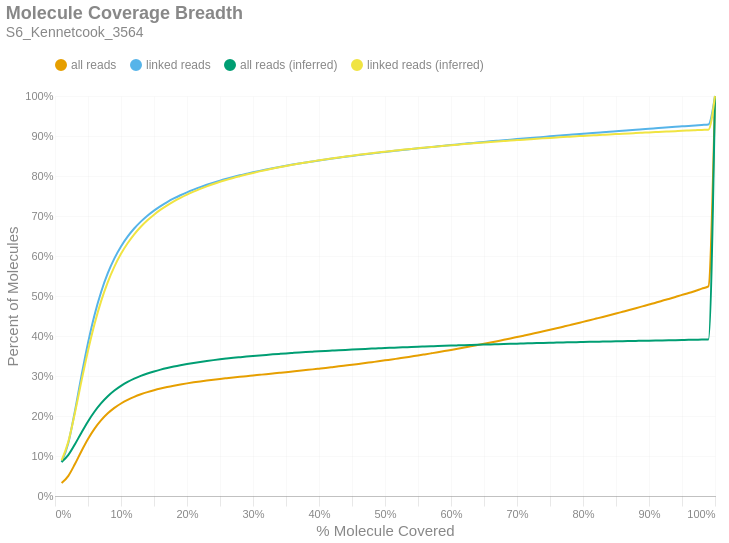

Notebook code cell kept with this figure:
### Markdown cell above
### Molecule Read Coverage
This chart shows molecule coverage breadth as computed by the number of bases aligned to that molecule. In other words, "*how much of each unique long molecule is actually sequenced/aligned?*" Keep in mind there is a distinction between sequences and alignments, since some sequences belonging to a particular molecule may not align well and wouldn't appear in the alignment data. This chart also shows molecule coverage breadth as computed by the *inferred fragment* from which the aligned sequences originate. Unlike read coverage, this calculation takes into account the total insert size, including unsequenced gaps between the forward and reverse reads. Like the previous figures, these are cumulative percents.

### Code cell
if SKIPLR:
    print_html(f"Skipped")
else:
    binned_df = consolidated_hist(valids['coverage_bp'], mask, 0.01, True)
    binned_df_inf = consolidated_hist(valids['coverage_inserts'], mask, 0.01, True)
    binned_df = binned_df.with_columns(pl.lit(binned_df_inf['all reads (cumsum)']).alias('all reads (inferred)'))
    binned_df = binned_df.with_columns(pl.lit(binned_df_inf['linked reads (cumsum)']).alias('linked reads (inferred)'))
    binned_df = binned_df.with_columns(
        (pl.col('bin').cast(pl.Float64) + 0.01).alias('right_edge')
    )

    with SafeRender(binned_df):
        (
            density_plot(binned_df, 'Molecule Coverage Breadth', samplename, 'molcov', ['all reads (inferred)','linked reads (inferred)'])
            .encode(
                #x=alt.X('bin:Q', title="% Molecule Covered").axis(format = '%').scale(padding=0),
                x=alt.X('right_edge:Q', title="% Molecule Covered").axis(format='%').scale(padding=0),
                y=alt.Y('value:Q', title='Percent of Molecules')
                    .axis(format='%')
                    .stack(False)
                    .scale(domainMin=0, padding=0),
                color=alt.Color("key:N").scale(domain = ["all reads", "linked reads", "all reads (inferred)", "linked reads (inferred)"]),
                tooltip = [
                    alt.Tooltip("key:N", title = "Data Type"),
                    alt.Tooltip("range_label:N", title="% Molecule Covered"),
                    alt.Tooltip("value:Q", format = ".2%", title="% Molecules")
                ]
            )
        ).display()

### Figure 1 — Vega-Lite specification as saved in the notebook (floating-point values rounded to 4 significant figures)
{"width": "container", "height": 400, "config": {"title": {"anchor": "start", "dy": -15, "fontSize": 18, "color": "#888888", "subtitleColor": "#888888", "subtitleFontSize": 14}, "arc": {"fill": "#0072B2"}, "axis": {"domainColor": "#888888", "domainWidth": 0.5, "gridWidth": 0.2, "grid": false, "titleFontWeight": 400, "titleFontSize": 15, "labelFontSize": 11, "labelColor": "#888888", "tickColor": "#888888", "tickWidth": 0.2, "titleColor": "#888888"}, "axisBand": {"grid": false}, "axisX": {"grid": true, "tickSize": 10, "domainCap": "round"}, "axisY": {"domain": false, "grid": true, "tickSize": 0, "domainCap": "round"}, "background": "transparent", "header": {"labelFontSize": 15, "labelColor": "#888888", "titleFontSize": 15, "titleFontWeight": 600, "titleColor": "#888888"}, "legend": {"labelFont": "sans-serif", "labelFontSize": 12, "labelColor": "#888888", "symbolSize": 100, "symbolType": "circle", "titleFontSize": 12, "titlePadding": 10, "titleColor": "#888888", "title": null, "orient": "top"}, "range": {"category": ["#E69F00", "#56B4E9", "#009E73", "#F0E442", "#0072B2", "#D55E00", "#CC79A7", "#000000"], "diverging": ["#cfe8f3", "#a2d4ec", "#73bfe2", "#46abdb", "#1696d2", "#12719e"]}, "area": {"fill": "#0072B2", "fillOpacity": 0.7, "line": true, "strokeOpacity": 0.7}, "line": {"color": "#0072B2", "stroke": "#0072B2", "strokeWidth": 2}, "trail": {"color": "#0072B2", "stroke": "#0072B2", "strokeWidth": 0, "size": 1}, "point": {"filled": true, "fillOpacity": 1.0, "size": 95}, "text": {"color": "#888888", "fontSize": 11, "align": "right", "fontWeight": 400, "size": 11}, "bar": {"fill": "#0072B2", "stroke": null}, "view": {"stroke": null, "continuousWidth": 660, "continuousHeight": 400}}, "data": {"name": "data-18d4ee564b098c9864e5c220af043af6"}, "mark": {"type": "line", "interpolate": "monotone", "point": {"opacity": 0, "size": 275}}, "encoding": {"color": {"field": "key", "scale": {"domain": ["all reads", "linked reads", "all reads (inferred)", "linked reads (inferred)"]}, "type": "nominal"}, "tooltip": [{"field": "key", "title": "Data Type", "type": "nominal"}, {"field": "range_label", "title": "% Molecule Covered", "type": "nominal"}, {"field": "value", "format": ".2%", "title": "% Molecules", "type": "quantitative"}], "x": {"axis": {"format": "%"}, "field": "right_edge", "scale": {"padding": 0}, "title": "% Molecule Covered", "type": "quantitative"}, "y": {"axis": {"format": "%"}, "field": "value", "scale": {"domainMin": 0, "padding": 0}, "stack": false, "title": "Percent of Molecules", "type": "quantitative"}}, "params": [{"name": "param_c36ac31b6afebe62", "select": {"type": "point", "fields": ["key"]}, "bind": "legend"}], "title": {"text": "Molecule Coverage Breadth", "subtitle": "S6_Kennetcook_3564"}, "transform": [{"fold": ["all reads (cumsum)", "linked reads (cumsum)", "all reads (inferred)", "linked reads (inferred)"]}, {"calculate": "replace(datum.key, ' (cumsum)', '')", "as": "key"}, {"filter": {"param": "param_c36ac31b6afebe62"}}], "usermeta": {"embedOptions": {"downloadFileName": "S6_Kennetcook_3564.molcov"}}, "$schema": "https://vega.github.io/schema/vega-lite/v6.1.0.json", "datasets": {"data-18d4ee564b098c9864e5c220af043af6": [{"bin": "0.0", "interval": "0.0-0.01", "all reads": 0.03224, "linked reads": 0.08454, "all reads (cumsum)": 0.03224, "linked reads (cumsum)": 0.08454, "range_label": "0.0-0.01", "all reads (inferred)": 0.08511, "linked reads (inferred)": 0.08904, "right_edge": 0.01}, {"bin": "0.01", "interval": "0.01-0.02", "all reads": 0.01751, "linked reads": 0.04675, "all reads (cumsum)": 0.04976, "linked reads (cumsum)": 0.1313, "range_label": "0.01-0.02", "all reads (inferred)": 0.1022, "linked reads (inferred)": 0.1347, "right_edge": 0.02}, {"bin": "0.02", "interval": "0.02-0.03", "all reads": 0.02946, "linked reads": 0.0796, "all reads (cumsum)": 0.07922, "linked reads (cumsum)": 0.2109, "range_label": "0.02-0.03", "all reads (inferred)": 0.1288, "linked reads (inferred)": 0.2065, "right_edge": 0.03}, {"bin": "0.03", "interval": "0.03-0.04", "all reads": 0.03277, "linked reads": 0.08889, "all reads (cumsum)": 0.112, "linked reads (cumsum)": 0.2998, "range_label": "0.03-0.04", "all reads (inferred)": 0.1583, "linked reads (inferred)": 0.2867, "right_edge": 0.04}, {"bin": "0.04", "interval": "0.04-0.05", "all reads": 0.03051, "linked reads": 0.08294, "all reads (cumsum)": 0.1425, "linked reads (cumsum)": 0.3827, "range_label": "0.04-0.05", "all reads (inferred)": 0.1864, "linked reads (inferred)": 0.3632, "right_edge": 0.05}, {"bin": "0.05", "interval": "0.05-0.06", "all reads": 0.02602, "linked reads": 0.0707, "all reads (cumsum)": 0.1685, "linked reads (cumsum)": 0.4534, "range_label": "0.05-0.06", "all reads (inferred)": 0.2112, "linked reads (inferred)": 0.4308, "right_edge": 0.06}, {"bin": "0.06", "interval": "0.06-0.07", "all reads": 0.02108, "linked reads": 0.05729, "all reads (cumsum)": 0.1896, "linked reads (cumsum)": 0.5107, "range_label": "0.06-0.07", "all reads (inferred)": 0.2322, "linked reads (inferred)": 0.4878, "right_edge": 0.07}, {"bin": "0.07", "interval": "0.07-0.08", "all reads": 0.01703, "linked reads": 0.04631, "all reads (cumsum)": 0.2066, "linked reads (cumsum)": 0.557, "range_label": "0.07-0.08", "all reads (inferred)": 0.2494, "linked reads (inferred)": 0.5347, "right_edge": 0.08}, {"bin": "0.08", "interval": "0.08-0.09", "all reads": 0.01363, "linked reads": 0.037, "all reads (cumsum)": 0.2203, "linked reads (cumsum)": 0.594, "range_label": "0.08-0.09", "all reads (inferred)": 0.2637, "linked reads (inferred)": 0.5736, "right_edge": 0.09}, {"bin": "0.09", "interval": "0.09-0.1", "all reads": 0.01104, "linked reads": 0.02992, "all reads (cumsum)": 0.2313, "linked reads (cumsum)": 0.6239, "range_label": "0.09-0.1", "all reads (inferred)": 0.2754, "linked reads (inferred)": 0.6054, "right_edge": 0.1}, {"bin": "0.1", "interval": "0.1-0.11", "all reads": 0.009033, "linked reads": 0.02446, "all reads (cumsum)": 0.2403, "linked reads (cumsum)": 0.6484, "range_label": "0.1-0.11", "all reads (inferred)": 0.2851, "linked reads (inferred)": 0.6318, "right_edge": 0.11}, {"bin": "0.11", "interval": "0.11-0.12", "all reads": 0.007509, "linked reads": 0.02029, "all reads (cumsum)": 0.2478, "linked reads (cumsum)": 0.6687, "range_label": "0.11-0.12", "all reads (inferred)": 0.2933, "linked reads (inferred)": 0.6542, "right_edge": 0.12}, {"bin": "0.12", "interval": "0.12-0.13", "all reads": 0.006378, "linked reads": 0.01722, "all reads (cumsum)": 0.2542, "linked reads (cumsum)": 0.6859, "range_label": "0.12-0.13", "all reads (inferred)": 0.3002, "linked reads (inferred)": 0.6731, "right_edge": 0.13}, {"bin": "0.13", "interval": "0.13-0.14", "all reads": 0.005501, "linked reads": 0.01486, "all reads (cumsum)": 0.2597, "linked reads (cumsum)": 0.7008, "range_label": "0.13-0.14", "all reads (inferred)": 0.3062, "linked reads (inferred)": 0.6892, "right_edge": 0.14}, {"bin": "0.14", "interval": "0.14-0.15", "all reads": 0.00475, "linked reads": 0.01278, "all reads (cumsum)": 0.2645, "linked reads (cumsum)": 0.7136, "range_label": "0.14-0.15", "all reads (inferred)": 0.3114, "linked reads (inferred)": 0.7033, "right_edge": 0.15}, {"bin": "0.15", "interval": "0.15-0.16", "all reads": 0.004206, "linked reads": 0.01128, "all reads (cumsum)": 0.2687, "linked reads (cumsum)": 0.7248, "range_label": "0.15-0.16", "all reads (inferred)": 0.316, "linked reads (inferred)": 0.7158, "right_edge": 0.16}, {"bin": "0.16", "interval": "0.16-0.17", "all reads": 0.003742, "linked reads": 0.01003, "all reads (cumsum)": 0.2724, "linked reads (cumsum)": 0.7349, "range_label": "0.16-0.17", "all reads (inferred)": 0.3201, "linked reads (inferred)": 0.7268, "right_edge": 0.17}, {"bin": "0.17", "interval": "0.17-0.18", "all reads": 0.00334, "linked reads": 0.008929, "all reads (cumsum)": 0.2758, "linked reads (cumsum)": 0.7438, "range_label": "0.17-0.18", "all reads (inferred)": 0.3237, "linked reads (inferred)": 0.7367, "right_edge": 0.18}, {"bin": "0.18", "interval": "0.18-0.19", "all reads": 0.003028, "linked reads": 0.008037, "all reads (cumsum)": 0.2788, "linked reads (cumsum)": 0.7518, "range_label": "0.18-0.19", "all reads (inferred)": 0.327, "linked reads (inferred)": 0.7456, "right_edge": 0.19}, {"bin": "0.19", "interval": "0.19-0.2", "all reads": 0.002771, "linked reads": 0.007358, "all reads (cumsum)": 0.2816, "linked reads (cumsum)": 0.7592, "range_label": "0.19-0.2", "all reads (inferred)": 0.33, "linked reads (inferred)": 0.7536, "right_edge": 0.2}, {"bin": "0.2", "interval": "0.2-0.21", "all reads": 0.002557, "linked reads": 0.006754, "all reads (cumsum)": 0.2841, "linked reads (cumsum)": 0.766, "range_label": "0.2-0.21", "all reads (inferred)": 0.3327, "linked reads (inferred)": 0.761, "right_edge": 0.21}, {"bin": "0.21", "interval": "0.21-0.22", "all reads": 0.00237, "linked reads": 0.006225, "all reads (cumsum)": 0.2865, "linked reads (cumsum)": 0.7722, "range_label": "0.21-0.22", "all reads (inferred)": 0.3352, "linked reads (inferred)": 0.7678, "right_edge": 0.22}, {"bin": "0.22", "interval": "0.22-0.23", "all reads": 0.002237, "linked reads": 0.005821, "all reads (cumsum)": 0.2887, "linked reads (cumsum)": 0.778, "range_label": "0.22-0.23", "all reads (inferred)": 0.3375, "linked reads (inferred)": 0.7741, "right_edge": 0.23}, {"bin": "0.23", "interval": "0.23-0.24", "all reads": 0.00209, "linked reads": 0.005423, "all reads (cumsum)": 0.2908, "linked reads (cumsum)": 0.7834, "range_label": "0.23-0.24", "all reads (inferred)": 0.3397, "linked reads (inferred)": 0.7799, "right_edge": 0.24}, {"bin": "0.24", "interval": "0.24-0.25", "all reads": 0.001943, "linked reads": 0.004996, "all reads (cumsum)": 0.2928, "linked reads (cumsum)": 0.7884, "range_label": "0.24-0.25", "all reads (inferred)": 0.3417, "linked reads (inferred)": 0.7854, "right_edge": 0.25}, {"bin": "0.25", "interval": "0.25-0.26", "all reads": 0.001808, "linked reads": 0.004619, "all reads (cumsum)": 0.2946, "linked reads (cumsum)": 0.793, "range_label": "0.25-0.26", "all reads (inferred)": 0.3436, "linked reads (inferred)": 0.7904, "right_edge": 0.26}, {"bin": "0.26", "interval": "0.26-0.27", "all reads": 0.001766, "linked reads": 0.004436, "all reads (cumsum)": 0.2963, "linked reads (cumsum)": 0.7975, "range_label": "0.26-0.27", "all reads (inferred)": 0.3453, "linked reads (inferred)": 0.7951, "right_edge": 0.27}, {"bin": "0.27", "interval": "0.27-0.28", "all reads": 0.001709, "linked reads": 0.004208, "all reads (cumsum)": 0.298, "linked reads (cumsum)": 0.8017, "range_label": "0.27-0.28", "all reads (inferred)": 0.347, "linked reads (inferred)": 0.7995, "right_edge": 0.28}, {"bin": "0.28", "interval": "0.28-0.29", "all reads": 0.001618, "linked reads": 0.003841, "all reads (cumsum)": 0.2997, "linked reads (cumsum)": 0.8055, "range_label": "0.28-0.29", "all reads (inferred)": 0.3485, "linked reads (inferred)": 0.8037, "right_edge": 0.29}, {"bin": "0.29", "interval": "0.29-0.3", "all reads": 0.001661, "linked reads": 0.003764, "all reads (cumsum)": 0.3013, "linked reads (cumsum)": 0.8093, "range_label": "0.29-0.3", "all reads (inferred)": 0.35, "linked reads (inferred)": 0.8077, "right_edge": 0.3}, {"bin": "0.3", "interval": "0.3-0.31", "all reads": 0.001646, "linked reads": 0.003567, "all reads (cumsum)": 0.303, "linked reads (cumsum)": 0.8129, "range_label": "0.3-0.31", "all reads (inferred)": 0.3514, "linked reads (inferred)": 0.8115, "right_edge": 0.31}, {"bin": "0.31", "interval": "0.31-0.32", "all reads": 0.001648, "linked reads": 0.003392, "all reads (cumsum)": 0.3046, "linked reads (cumsum)": 0.8162, "range_label": "0.31-0.32", "all reads (inferred)": 0.3528, "linked reads (inferred)": 0.8151, "right_edge": 0.32}, {"bin": "0.32", "interval": "0.32-0.33", "all reads": 0.001673, "linked reads": 0.00328, "all reads (cumsum)": 0.3063, "linked reads (cumsum)": 0.8195, "range_label": "0.32-0.33", "all reads (inferred)": 0.3541, "linked reads (inferred)": 0.8186, "right_edge": 0.33}, {"bin": "0.33", "interval": "0.33-0.34", "all reads": 0.001674, "linked reads": 0.003127, "all reads (cumsum)": 0.308, "linked reads (cumsum)": 0.8227, "range_label": "0.33-0.34", "all reads (inferred)": 0.3553, "linked reads (inferred)": 0.8219, "right_edge": 0.34}, {"bin": "0.34", "interval": "0.34-0.35", "all reads": 0.001684, "linked reads": 0.003002, "all reads (cumsum)": 0.3096, "linked reads (cumsum)": 0.8257, "range_label": "0.34-0.35", "all reads (inferred)": 0.3565, "linked reads (inferred)": 0.8251, "right_edge": 0.35}, {"bin": "0.35", "interval": "0.35-0.36", "all reads": 0.001716, "linked reads": 0.002894, "all reads (cumsum)": 0.3114, "linked reads (cumsum)": 0.8285, "range_label": "0.35-0.36", "all reads (inferred)": 0.3576, "linked reads (inferred)": 0.8281, "right_edge": 0.36}, {"bin": "0.36", "interval": "0.36-0.37", "all reads": 0.001718, "linked reads": 0.002741, "all reads (cumsum)": 0.3131, "linked reads (cumsum)": 0.8313, "range_label": "0.36-0.37", "all reads (inferred)": 0.3587, "linked reads (inferred)": 0.831, "right_edge": 0.37}, {"bin": "0.37", "interval": "0.37-0.38", "all reads": 0.001739, "linked reads": 0.002649, "all reads (cumsum)": 0.3148, "linked reads (cumsum)": 0.8339, "range_label": "0.37-0.38", "all reads (inferred)": 0.3598, "linked reads (inferred)": 0.8339, "right_edge": 0.38}, {"bin": "0.38", "interval": "0.38-0.39", "all reads": 0.00174, "linked reads": 0.002479, "all reads (cumsum)": 0.3166, "linked reads (cumsum)": 0.8364, "range_label": "0.38-0.39", "all reads (inferred)": 0.3608, "linked reads (inferred)": 0.8365, "right_edge": 0.39}, {"bin": "0.39", "interval": "0.39-0.4", "all reads": 0.001818, "linked reads": 0.002469, "all reads (cumsum)": 0.3184, "linked reads (cumsum)": 0.8389, "range_label": "0.39-0.4", "all reads (inferred)": 0.3617, "linked reads (inferred)": 0.8391, "right_edge": 0.4}, {"bin": "0.4", "interval": "0.4-0.41", "all reads": 0.001839, "linked reads": 0.002389, "all reads (cumsum)": 0.3202, "linked reads (cumsum)": 0.8413, "range_label": "0.4-0.41", "all reads (inferred)": 0.3627, "linked reads (inferred)": 0.8416, "right_edge": 0.41}, {"bin": "0.41", "interval": "0.41-0.42", "all reads": 0.001922, "linked reads": 0.002371, "all reads (cumsum)": 0.3221, "linked reads (cumsum)": 0.8436, "range_label": "0.41-0.42", "all reads (inferred)": 0.3636, "linked reads (inferred)": 0.844, "right_edge": 0.42}, {"bin": "0.42", "interval": "0.42-0.43", "all reads": 0.00195, "linked reads": 0.002249, "all reads (cumsum)": 0.3241, "linked reads (cumsum)": 0.8459, "range_label": "0.42-0.43", "all reads (inferred)": 0.3645, "linked reads (inferred)": 0.8464, "right_edge": 0.43}, {"bin": "0.43", "interval": "0.43-0.44", "all reads": 0.001996, "linked reads": 0.002259, "all reads (cumsum)": 0.3261, "linked reads (cumsum)": 0.8482, "range_label": "0.43-0.44", "all reads (inferred)": 0.3653, "linked reads (inferred)": 0.8486, "right_edge": 0.44}, {"bin": "0.44", "interval": "0.44-0.45", "all reads": 0.002006, "linked reads": 0.002063, "all reads (cumsum)": 0.3281, "linked reads (cumsum)": 0.8502, "range_label": "0.44-0.45", "all reads (inferred)": 0.3661, "linked reads (inferred)": 0.8508, "right_edge": 0.45}, {"bin": "0.45", "interval": "0.45-0.46", "all reads": 0.00213, "linked reads": 0.002145, "all reads (cumsum)": 0.3302, "linked reads (cumsum)": 0.8524, "range_label": "0.45-0.46", "all reads (inferred)": 0.3669, "linked reads (inferred)": 0.853, "right_edge": 0.46}, {"bin": "0.46", "interval": "0.46-0.47", "all reads": 0.002138, "linked reads": 0.002015, "all reads (cumsum)": 0.3324, "linked reads (cumsum)": 0.8544, "range_label": "0.46-0.47", "all reads (inferred)": 0.3677, "linked reads (inferred)": 0.855, "right_edge": 0.47}, {"bin": "0.47", "interval": "0.47-0.48", "all reads": 0.002182, "linked reads": 0.002007, "all reads (cumsum)": 0.3345, "linked reads (cumsum)": 0.8564, "range_label": "0.47-0.48", "all reads (inferred)": 0.3685, "linked reads (inferred)": 0.857, "right_edge": 0.48}, {"bin": "0.48", "interval": "0.48-0.49", "all reads": 0.002152, "linked reads": 0.001884, "all reads (cumsum)": 0.3367, "linked reads (cumsum)": 0.8583, "range_label": "0.48-0.49", "all reads (inferred)": 0.3692, "linked reads (inferred)": 0.8589, "right_edge": 0.49}, {"bin": "0.49", "interval": "0.49-0.5", "all reads": 0.002439, "linked reads": 0.001977, "all reads (cumsum)": 0.3391, "linked reads (cumsum)": 0.8602, "range_label": "0.49-0.5", "all reads (inferred)": 0.3699, "linked reads (inferred)": 0.8608, "right_edge": 0.5}, {"bin": "0.5", "interval": "0.5-0.51", "all reads": 0.002182, "linked reads": 0.001792, "all reads (cumsum)": 0.3413, "linked reads (cumsum)": 0.862, "range_label": "0.5-0.51", "all reads (inferred)": 0.3706, "linked reads (inferred)": 0.8626, "right_edge": 0.51}, {"bin": "0.51", "interval": "0.51-0.52", "all reads": 0.002476, "linked reads": 0.001885, "all reads (cumsum)": 0.3438, "linked reads (cumsum)": 0.8639, "range_label": "0.51-0.52", "all reads (inferred)": 0.3712, "linked reads (inferred)": 0.8644, "right_edge": 0.52}, {"bin": "0.52", "interval": "0.52-0.53", "all reads": 0.002422, "linked reads": 0.001742, "all reads (cumsum)": 0.3462, "linked reads (cumsum)": 0.8657, "range_label": "0.52-0.53", "all reads (inferred)": 0.3719, "linked reads (inferred)": 0.866, "right_edge": 0.53}, {"bin": "0.53", "interval": "0.53-0.54", "all reads": 0.002564, "linked reads": 0.001774, "all reads (cumsum)": 0.3488, "linked reads (cumsum)": 0.8674, "range_label": "0.53-0.54", "all reads (inferred)": 0.3725, "linked reads (inferred)": 0.8677, "right_edge": 0.54}, {"bin": "0.54", "interval": "0.54-0.55", "all reads": 0.002525, "linked reads": 0.001714, "all reads (cumsum)": 0.3513, "linked reads (cumsum)": 0.8692, "range_label": "0.54-0.55", "all reads (inferred)": 0.3731, "linked reads (inferred)": 0.8694, "right_edge": 0.55}, {"bin": "0.55", "interval": "0.55-0.56", "all reads": 0.002677, "linked reads": 0.001704, "all reads (cumsum)": 0.354, "linked reads (cumsum)": 0.8709, "range_label": "0.55-0.56", "all reads (inferred)": 0.3737, "linked reads (inferred)": 0.8709, "right_edge": 0.56}, {"bin": "0.56", "interval": "0.56-0.57", "all reads": 0.002725, "linked reads": 0.001705, "all reads (cumsum)": 0.3567, "linked reads (cumsum)": 0.8726, "range_label": "0.56-0.57", "all reads (inferred)": 0.3743, "linked reads (inferred)": 0.8725, "right_edge": 0.57}, {"bin": "0.57", "interval": "0.57-0.58", "all reads": 0.002748, "linked reads": 0.001595, "all reads (cumsum)": 0.3594, "linked reads (cumsum)": 0.8742, "range_label": "0.57-0.58", "all reads (inferred)": 0.3749, "linked reads (inferred)": 0.874, "right_edge": 0.58}, {"bin": "0.58", "interval": "0.58-0.59", "all reads": 0.002824, "linked reads": 0.001668, "all reads (cumsum)": 0.3623, "linked reads (cumsum)": 0.8758, "range_label": "0.58-0.59", "all reads (inferred)": 0.3755, "linked reads (inferred)": 0.8755, "right_edge": 0.59}, {"bin": "0.59", "interval": "0.59-0.6", "all reads": 0.002943, "linked reads": 0.001647, "all reads (cumsum)": 0.3652, "linked reads (cumsum)": 0.8775, "range_label": "0.59-0.6", "all reads (inferred)": 0.376, "linked reads (inferred)": 0.877, "right_edge": 0.6}, {"bin": "0.6", "interval": "0.6-0.61", "all reads": 0.002868, "linked reads": 0.001538, "all reads (cumsum)": 0.3681, "linked reads (cumsum)": 0.879, "range_label": "0.6-0.61", "all reads (inferred)": 0.3766, "linked reads (inferred)": 0.8784, "right_edge": 0.61}, {"bin": "0.61", "interval": "0.61-0.62", "all reads": 0.00309, "linked reads": 0.001601, "all reads (cumsum)": 0.3712, "linked reads (cumsum)": 0.8806, "range_label": "0.61-0.62", "all reads (inferred)": 0.3771, "linked reads (inferred)": 0.8798, "right_edge": 0.62}, {"bin": "0.62", "interval": "0.62-0.63", "all reads": 0.003047, "linked reads": 0.001531, "all reads (cumsum)": 0.3742, "linked reads (cumsum)": 0.8821, "range_label": "0.62-0.63", "all reads (inferred)": 0.3776, "linked reads (inferred)": 0.8811, "right_edge": 0.63}, {"bin": "0.63", "interval": "0.63-0.64", "all reads": 0.003133, "linked reads": 0.00154, "all reads (cumsum)": 0.3773, "linked reads (cumsum)": 0.8837, "range_label": "0.63-0.64", "all reads (inferred)": 0.3781, "linked reads (inferred)": 0.8824, "right_edge": 0.64}, {"bin": "0.64", "interval": "0.64-0.65", "all reads": 0.003168, "linked reads": 0.001515, "all reads (cumsum)": 0.3805, "linked reads (cumsum)": 0.8852, "range_label": "0.64-0.65", "all reads (inferred)": 0.3786, "linked reads (inferred)": 0.8837, "right_edge": 0.65}, {"bin": "0.65", "interval": "0.65-0.66", "all reads": 0.003315, "linked reads": 0.00147, "all reads (cumsum)": 0.3838, "linked reads (cumsum)": 0.8867, "range_label": "0.65-0.66", "all reads (inferred)": 0.3791, "linked reads (inferred)": 0.8849, "right_edge": 0.66}, {"bin": "0.66", "interval": "0.66-0.67", "all reads": 0.003286, "linked reads": 0.001435, "all reads (cumsum)": 0.3871, "linked reads (cumsum)": 0.8881, "range_label": "0.66-0.67", "all reads (inferred)": 0.3795, "linked reads (inferred)": 0.8862, "right_edge": 0.67}, {"bin": "0.67", "interval": "0.67-0.68", "all reads": 0.003391, "linked reads": 0.001422, "all reads (cumsum)": 0.3905, "linked reads (cumsum)": 0.8895, "range_label": "0.67-0.68", "all reads (inferred)": 0.38, "linked reads (inferred)": 0.8874, "right_edge": 0.68}, {"bin": "0.68", "interval": "0.68-0.69", "all reads": 0.003332, "linked reads": 0.001392, "all reads (cumsum)": 0.3938, "linked reads (cumsum)": 0.8909, "range_label": "0.68-0.69", "all reads (inferred)": 0.3805, "linked reads (inferred)": 0.8886, "right_edge": 0.69}, {"bin": "0.69", "interval": "0.69-0.7", "all reads": 0.0035, "linked reads": 0.001362, "all reads (cumsum)": 0.3973, "linked reads (cumsum)": 0.8923, "range_label": "0.69-0.7", "all reads (inferred)": 0.3809, "linked reads (inferred)": 0.8897, "right_edge": 0.7}, {"bin": "0.7", "interval": "0.7-0.71", "all reads": 0.003473, "linked reads": 0.001321, "all reads (cumsum)": 0.4008, "linked reads (cumsum)": 0.8936, "range_label": "0.7-0.71", "all reads (inferred)": 0.3813, "linked reads (inferred)": 0.8909, "right_edge": 0.71}, {"bin": "0.71", "interval": "0.71-0.72", "all reads": 0.003546, "linked reads": 0.001353, "all reads (cumsum)": 0.4044, "linked reads (cumsum)": 0.895, "range_label": "0.71-0.72", "all reads (inferred)": 0.3818, "linked reads (inferred)": 0.892, "right_edge": 0.72}, {"bin": "0.72", "interval": "0.72-0.73", "all reads": 0.003718, "linked reads": 0.001389, "all reads (cumsum)": 0.4081, "linked reads (cumsum)": 0.8963, "range_label": "0.72-0.73", "all reads (inferred)": 0.3822, "linked reads (inferred)": 0.8932, "right_edge": 0.73}, {"bin": "0.73", "interval": "0.73-0.74", "all reads": 0.003693, "linked reads": 0.001364, "all reads (cumsum)": 0.4118, "linked reads (cumsum)": 0.8977, "range_label": "0.73-0.74", "all reads (inferred)": 0.3826, "linked reads (inferred)": 0.8942, "right_edge": 0.74}, {"bin": "0.74", "interval": "0.74-0.75", "all reads": 0.003928, "linked reads": 0.001379, "all reads (cumsum)": 0.4157, "linked reads (cumsum)": 0.8991, "range_label": "0.74-0.75", "all reads (inferred)": 0.3831, "linked reads (inferred)": 0.8953, "right_edge": 0.75}, {"bin": "0.75", "interval": "0.75-0.76", "all reads": 0.00369, "linked reads": 0.001298, "all reads (cumsum)": 0.4194, "linked reads (cumsum)": 0.9004, "range_label": "0.75-0.76", "all reads (inferred)": 0.3834, "linked reads (inferred)": 0.8963, "right_edge": 0.76}, {"bin": "0.76", "interval": "0.76-0.77", "all reads": 0.003905, "linked reads": 0.001323, "all reads (cumsum)": 0.4233, "linked reads (cumsum)": 0.9017, "range_label": "0.76-0.77", "all reads (inferred)": 0.3839, "linked reads (inferred)": 0.8974, "right_edge": 0.77}, {"bin": "0.77", "interval": "0.77-0.78", "all reads": 0.003919, "linked reads": 0.001304, "all reads (cumsum)": 0.4272, "linked reads (cumsum)": 0.903, "range_label": "0.77-0.78", "all reads (inferred)": 0.3842, "linked reads (inferred)": 0.8983, "right_edge": 0.78}, {"bin": "0.78", "interval": "0.78-0.79", "all reads": 0.003978, "linked reads": 0.001289, "all reads (cumsum)": 0.4312, "linked reads (cumsum)": 0.9043, "range_label": "0.78-0.79", "all reads (inferred)": 0.3846, "linked reads (inferred)": 0.8993, "right_edge": 0.79}, {"bin": "0.79", "interval": "0.79-0.8", "all reads": 0.004192, "linked reads": 0.001355, "all reads (cumsum)": 0.4354, "linked reads (cumsum)": 0.9057, "range_label": "0.79-0.8", "all reads (inferred)": 0.385, "linked reads (inferred)": 0.9003, "right_edge": 0.8}, {"bin": "0.8", "interval": "0.8-0.81", "all reads": 0.003965, "linked reads": 0.001264, "all reads (cumsum)": 0.4393, "linked reads (cumsum)": 0.9069, "range_label": "0.8-0.81", "all reads (inferred)": 0.3853, "linked reads (inferred)": 0.9012, "right_edge": 0.81}, {"bin": "0.81", "interval": "0.81-0.82", "all reads": 0.004172, "linked reads": 0.001314, "all reads (cumsum)": 0.4435, "linked reads (cumsum)": 0.9082, "range_label": "0.81-0.82", "all reads (inferred)": 0.3857, "linked reads (inferred)": 0.9021, "right_edge": 0.82}, {"bin": "0.82", "interval": "0.82-0.83", "all reads": 0.004177, "linked reads": 0.001224, "all reads (cumsum)": 0.4477, "linked reads (cumsum)": 0.9095, "range_label": "0.82-0.83", "all reads (inferred)": 0.386, "linked reads (inferred)": 0.903, "right_edge": 0.83}, {"bin": "0.83", "interval": "0.83-0.84", "all reads": 0.004206, "linked reads": 0.001232, "all reads (cumsum)": 0.4519, "linked reads (cumsum)": 0.9107, "range_label": "0.83-0.84", "all reads (inferred)": 0.3864, "linked reads (inferred)": 0.9039, "right_edge": 0.84}, {"bin": "0.84", "interval": "0.84-0.85", "all reads": 0.004257, "linked reads": 0.001242, "all reads (cumsum)": 0.4562, "linked reads (cumsum)": 0.9119, "range_label": "0.84-0.85", "all reads (inferred)": 0.3867, "linked reads (inferred)": 0.9047, "right_edge": 0.85}, {"bin": "0.85", "interval": "0.85-0.86", "all reads": 0.004405, "linked reads": 0.00123, "all reads (cumsum)": 0.4606, "linked reads (cumsum)": 0.9132, "range_label": "0.85-0.86", "all reads (inferred)": 0.3871, "linked reads (inferred)": 0.9056, "right_edge": 0.86}, {"bin": "0.86", "interval": "0.86-0.87", "all reads": 0.004405, "linked reads": 0.001273, "all reads (cumsum)": 0.465, "linked reads (cumsum)": 0.9144, "range_label": "0.86-0.87", "all reads (inferred)": 0.3874, "linked reads (inferred)": 0.9065, "right_edge": 0.87}, {"bin": "0.87", "interval": "0.87-0.88", "all reads": 0.004521, "linked reads": 0.001247, "all reads (cumsum)": 0.4695, "linked reads (cumsum)": 0.9157, "range_label": "0.87-0.88", "all reads (inferred)": 0.3877, "linked reads (inferred)": 0.9073, "right_edge": 0.88}, {"bin": "0.88", "interval": "0.88-0.89", "all reads": 0.004601, "linked reads": 0.001214, "all reads (cumsum)": 0.4741, "linked reads (cumsum)": 0.9169, "range_label": "0.88-0.89", "all reads (inferred)": 0.3881, "linked reads (inferred)": 0.9082, "right_edge": 0.89}, {"bin": "0.89", "interval": "0.89-0.9", "all reads": 0.004614, "linked reads": 0.001228, "all reads (cumsum)": 0.4787, "linked reads (cumsum)": 0.9181, "range_label": "0.89-0.9", "all reads (inferred)": 0.3884, "linked reads (inferred)": 0.909, "right_edge": 0.9}, {"bin": "0.9", "interval": "0.9-0.91", "all reads": 0.004412, "linked reads": 0.001193, "all reads (cumsum)": 0.4831, "linked reads (cumsum)": 0.9193, "range_label": "0.9-0.91", "all reads (inferred)": 0.3887, "linked reads (inferred)": 0.9098, "right_edge": 0.91}, {"bin": "0.91", "interval": "0.91-0.92", "all reads": 0.005066, "linked reads": 0.001208, "all reads (cumsum)": 0.4882, "linked reads (cumsum)": 0.9205, "range_label": "0.91-0.92", "all reads (inferred)": 0.389, "linked reads (inferred)": 0.9105, "right_edge": 0.92}, {"bin": "0.92", "interval": "0.92-0.93", "all reads": 0.004444, "linked reads": 0.001173, "all reads (cumsum)": 0.4926, "linked reads (cumsum)": 0.9217, "range_label": "0.92-0.93", "all reads (inferred)": 0.3893, "linked reads (inferred)": 0.9113, "right_edge": 0.93}, {"bin": "0.93", "interval": "0.93-0.94", "all reads": 0.00487, "linked reads": 0.001213, "all reads (cumsum)": 0.4975, "linked reads (cumsum)": 0.9229, "range_label": "0.93-0.94", "all reads (inferred)": 0.3897, "linked reads (inferred)": 0.9122, "right_edge": 0.94}, {"bin": "0.94", "interval": "0.94-0.95", "all reads": 0.00528, "linked reads": 0.001175, "all reads (cumsum)": 0.5028, "linked reads (cumsum)": 0.9241, "range_label": "0.94-0.95", "all reads (inferred)": 0.39, "linked reads (inferred)": 0.913, "right_edge": 0.95}, {"bin": "0.95", "interval": "0.95-0.96", "all reads": 0.004551, "linked reads": 0.001177, "all reads (cumsum)": 0.5073, "linked reads (cumsum)": 0.9253, "range_label": "0.95-0.96", "all reads (inferred)": 0.3904, "linked reads (inferred)": 0.9137, "right_edge": 0.96}, {"bin": "0.96", "interval": "0.96-0.97", "all reads": 0.005347, "linked reads": 0.001195, "all reads (cumsum)": 0.5127, "linked reads (cumsum)": 0.9265, "range_label": "0.96-0.97", "all reads (inferred)": 0.3907, "linked reads (inferred)": 0.9145, "right_edge": 0.97}, {"bin": "0.97", "interval": "0.97-0.98", "all reads": 0.005807, "linked reads": 0.001168, "all reads (cumsum)": 0.5185, "linked reads (cumsum)": 0.9276, "range_label": "0.97-0.98", "all reads (inferred)": 0.3911, "linked reads (inferred)": 0.9153, "right_edge": 0.98}, {"bin": "0.98", "interval": "0.98-0.99", "all reads": 0.005513, "linked reads": 0.00122, "all reads (cumsum)": 0.524, "linked reads (cumsum)": 0.9288, "range_label": "0.98-0.99", "all reads (inferred)": 0.3914, "linked reads (inferred)": 0.9158, "right_edge": 0.99}, {"bin": "0.99", "interval": "0.99-1.0", "all reads": 0.476, "linked reads": 0.07116, "all reads (cumsum)": 1.0, "linked reads (cumsum)": 1.0, "range_label": "0.99-1.0", "all reads (inferred)": 1.0, "linked reads (inferred)": 1.0, "right_edge": 1.0}]}}
